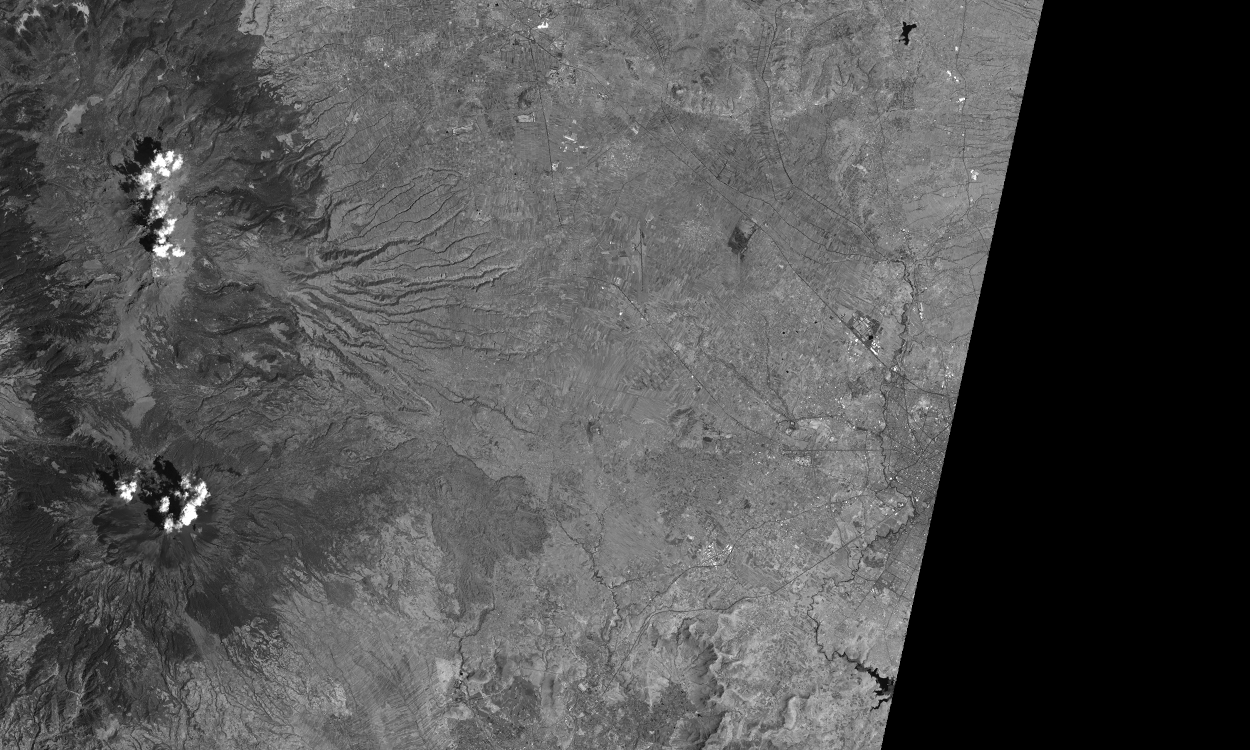
%> input picture Practica 3/Imagenes/zonaA_b5.tif, 2500 x 1500 px (shown at 1/2 size)
$ octave script_Bonilla_Estrada_Sanchez.m   (GNU Octave 9; MATLAB toolbox functions it lacks are replaced by stand-ins)
%> lines starting %> are read from the running program, lines starting %| are printed output that depends on the picture
%{
PRACTICA 3: ECUALIZACION Y ESPECIFICACION DEL HISTOGRAMA
Nombres:
-Bonilla Galicia Yardiel
correo: yardielbonilla@gmail.com

-Estrada Soubran Uriel Alejandro
correo: uriel.503p6@gmail.com

-Sanchez Diaz Omar Diego
correo: diego_omar5@hotmail.com

Materia: Procesamiento de Imagenes Digitales

Profesor: Dr. Boris Escalante Ramirez
Profesor: Dra. Jimena Olveres Montiel

Modo de uso:
1. En el ejercicio 1, se abre una ventana del explorador de windows para abrir
la imagen tipo tif o tiff.

2. Para pasar de inciso en inciso, presione cualquier tecla.

3. En el inciso C del ejercicio 1, la visualización de los niveles está en un
bucle finito. Cada nivel aparece cada 2 segundos, hasta llegar al nivel 2.
Ahí se quedará esperando una tecla para pasar al segundo ejercicio.

4. En el inciso F del ejercicio 2, la visualizacion de la imagen y el
histograma está en un bucle infinito, para pasar de niveles de cuantización
se presiona cualquier tecla. En cuanto llega a 2, el siguiente nivel es de
nuevo 128, por lo que el bucle se repite.

5. Para salir de este bucle, basta con presionar ctrl + c dentro del Command
Window
%}

%% EJERCICIO 1 %%
clear variables; close all; clc;

% Seleccionar una imagen tipo tif o tiff utilizando el explorador de
% archivos.
[filename, filepath] = uigetfile('*.tif*', 'Select a tif file');
%> the answer given: Imagenes/zonaA_b5.tif
fullname = fullfile(filepath, filename);
TheImage = imread(fullname);
%> TheImage is the input picture: size 1500x2500 uint8; min 0, max 255, mean 79.5

% Histograma, ecualizacion e histograma de la ecualizacion.
imageHist = imhist(TheImage);
%> imageHist = 256 values, max 862522 at index 1, min 8 at index 3, mean 14648.4
imageEqu = histeq(TheImage);
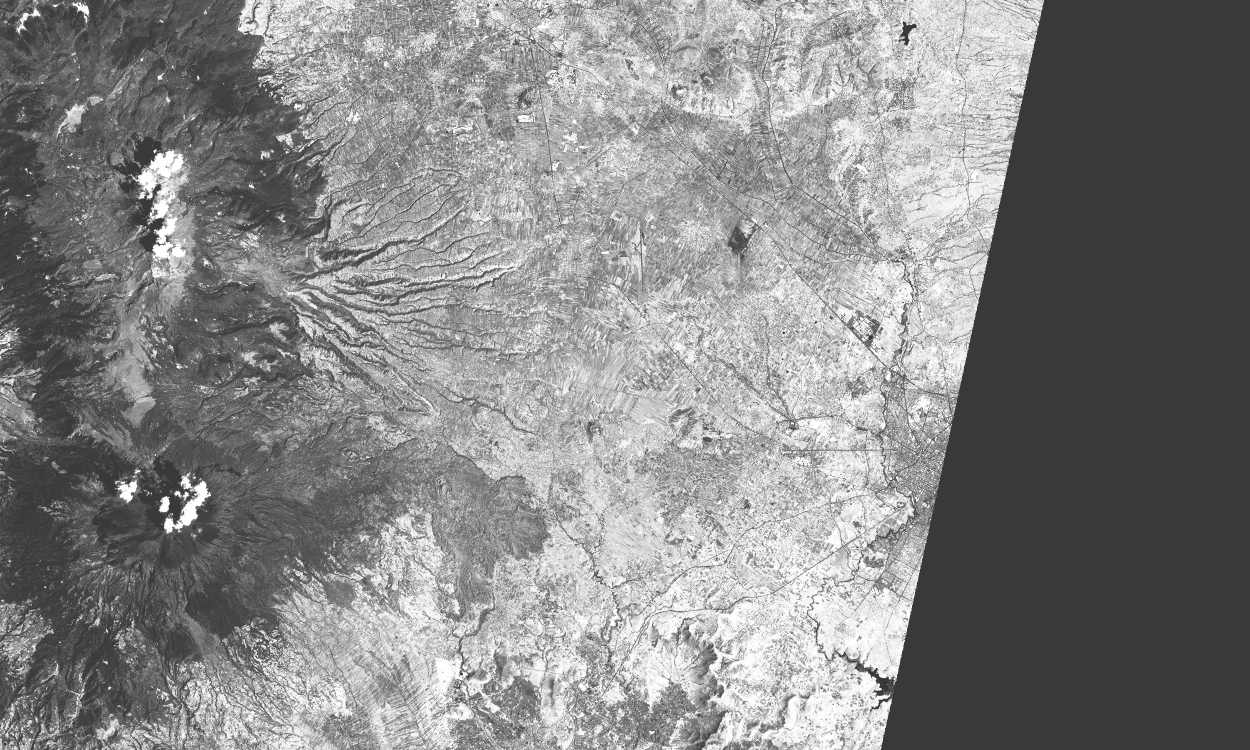
%> imageEqu: size 1500x2500 uint8 (shown at 1/2 size); min 57, max 255, mean 133.4
histEqu = imhist(imageEqu);
%> histEqu = 256 values, max 908055 at index 58, min 0 at index 1, mean 14648.4
%> this loop made 7 passes; what is shown inside it comes from the first

% Incisos A y B
figure(1);
subplot(2,2,1);
imshow(TheImage);
title('Imagen Original');
subplot(2,2,2);
plot(imageHist);
title('Histograma Original');
subplot(2,2,3);
imshow(imageEqu);
title('Ecualización de la Imagen');
subplot(2,2,4);
plot(histEqu);
title('Histograma de la imagen ecualizada');
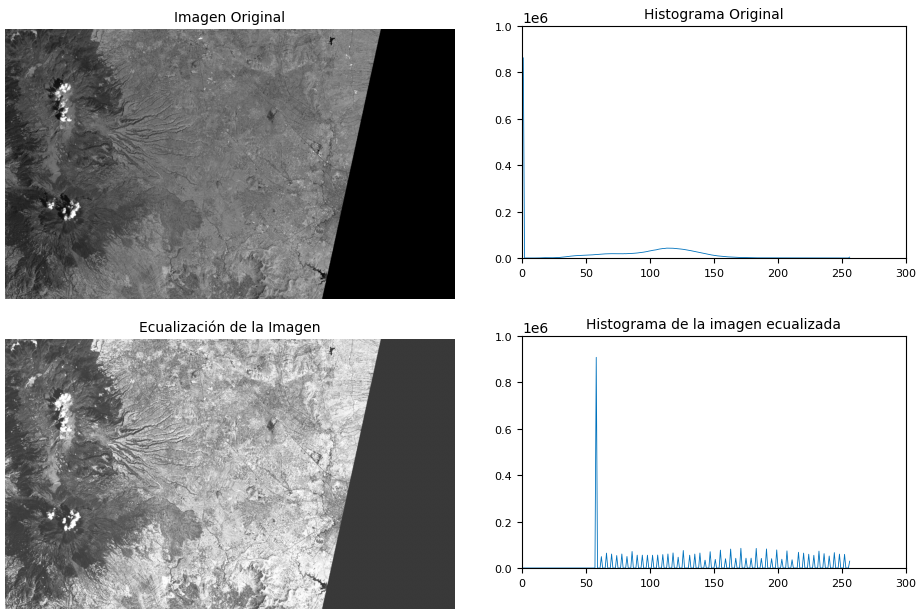
%> figure redrawn from the program's plot data, 4 panels
pause;

% Inciso C
niveles = 128;
%while(1);
for i=1:7
    histo = imhist(TheImage,niveles);
%> histo = 128 values, max 862580 at index 1, min 28 at index 2, mean 29296.9
    ecual = histeq(TheImage,histo);
    histEcual = imhist(ecual);
%> histEcual = 256 values, max 862588 at index 1, min 0 at index 2, mean 14648.4
    figure(2);
    subplot(1,2,1);
    imshow(ecual);
    title(strcat('Ecualizacion a',' ',int2str(niveles),' niveles'));
    subplot(1,2,2);
    plot(histEcual);
    title('Histograma');
    pause(2);
    if(niveles ~= 2)
        niveles = niveles/2;
    else
        niveles = 128;
    end
end

pause;

%% EJERCICIO 2 %%
clear variables; close all; clc;

% Seleccionar una imagen tipo tif o tiff utilizando el explorador de
% archivos.
Satelite1 = imread('Imagenes/zonaA_b5.tif');
Satelite2 = imread('Imagenes/zonaB_b5.tif');
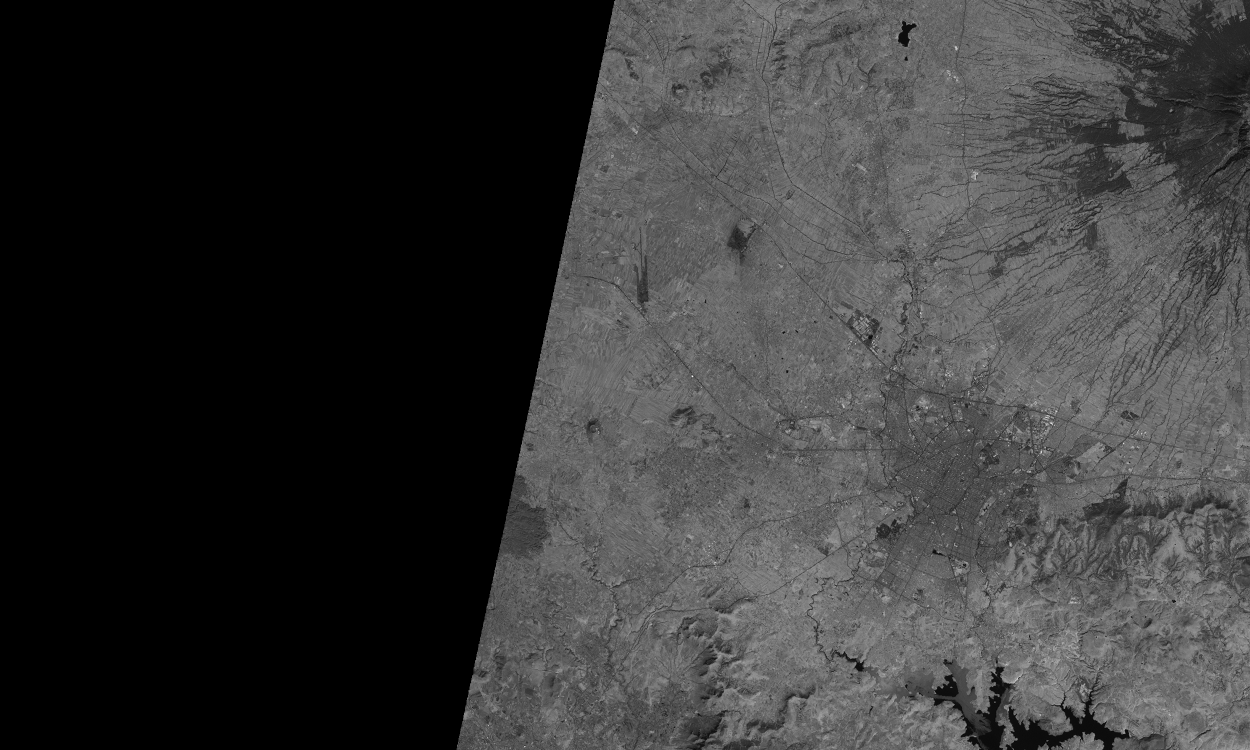
%> input picture Practica 3/Imagenes/zonaB_b5.tif, 2500 x 1500 px (shown at 1/2 size)
%> Satelite2 is the input picture: size 1500x2500 uint8; min 0, max 255, mean 54.9

%figure(1); imshow(Satelite1); title('Imagen Satelital 1 Original');
%figure(2); imshow(Satelite2); title('Imagen Satelital 2 Original');

% Inciso A. Desplegar las imagenes satelitales cortando o eliminando las
% zonas donde la informacion es nula. Desplegar ademas el histograma
% correspondiente a cada una de ellas.

% A[0 0 infA 1500] y B[infA? 0 2500 1500]
recorteA = imcrop(Satelite1,[0 0 1761 1500]);
recorteB = imcrop(Satelite2,[1761 0 1229 1500]);
histA = imhist(recorteA);
%> histA = 256 values, max 39615 at index 113, min 0 at index 1, mean 10318.4
histB = imhist(recorteB);
%> histB = 256 values, max 20293 at index 109, min 0 at index 1, mean 4335.9

figure();
subplot(1,2,1); imshow(recorteA); title('Imagen Satelital 1 Recortada');
subplot(1,2,2); plot(histA); title('Histograma 1');
figure();
subplot(1,2,1); imshow(recorteB); title('Imagen Satelital 2 Recortada');
subplot(1,2,2); plot(histB); title('Histograma 2');
pause;

% Inciso B. Desplegar el mosaico que resulta de unir las dos imagenes
% satelitales sin el uso de la tecnica de especifacion del histograma.

unionB = imfuse(recorteA,recorteB,'montage');
unionB = imcrop(unionB,[0 0 2500 1500]);
%> unionB: size 1500x2500 uint8
figure();
imshow(unionB);
title('Imagenes unidas sin especificacion de histograma');
pause;

% Inciso C. Desplegar la zona de traslape y su histograma.
%traslapeC = imcrop(unionB,[1548 0 400 1500]);
traslapeC = imcrop(unionB,[1661 0 200 1500]);
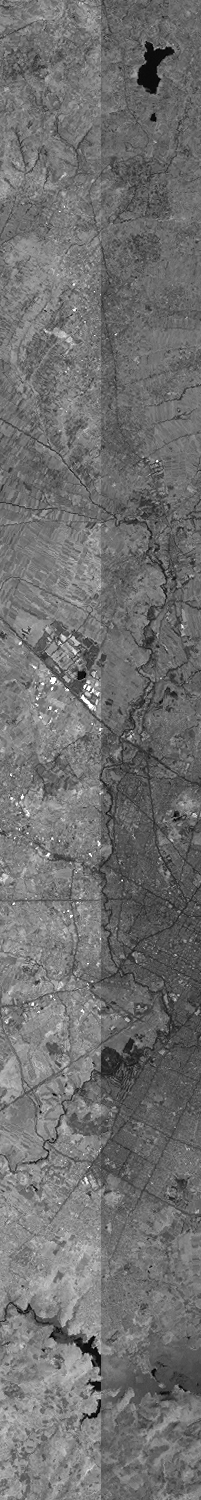
%> traslapeC: size 1500x201 uint8; min 0, max 255, mean 111.9
histoTras = imhist(traslapeC);
%> histoTras = 256 values, max 5094 at index 112, min 0 at index 128, mean 1177.7
figure();
subplot(1,2,1);
imshow(traslapeC);
title('Zona de traslape');
subplot(1,2,2);
plot(histoTras);
title('Histograma del traslape');
pause;

% Inciso D. Desplegar las imagenes satelitales recortadas, cuyos
% histogramas han sido especificados con el histograma del inciso anterior.
% Desplegar ademas el histograma correspondiente a cada una de ellas.
recorteAD = histeq(recorteA,histoTras);
recorteBD = histeq(recorteB,histoTras);
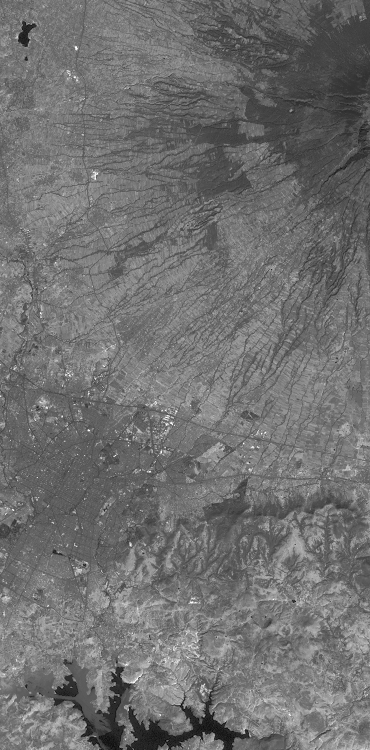
%> recorteBD: size 1500x740 uint8 (shown at 1/2 size); min 1, max 255, mean 112
histoAD = imhist(recorteAD);
%> histoAD = 256 values, max 75676 at index 115, min 0 at index 4, mean 10318.4
histoBD = imhist(recorteBD);
%> histoBD = 256 values, max 30355 at index 108, min 0 at index 1, mean 4335.9

% Mosaico para mostrar la diferencia entre sin especificar y especificada
figure();
subplot(2,2,1);
imshow(recorteA);
title('Imagen 1 Recortada sin especificacion');
subplot(2,2,2);
plot(histA);
subplot(2,2,3);
imshow(recorteAD);
title('Imagen 1 Recortada con especificacion');
subplot(2,2,4);
plot(histoAD);

figure();
subplot(2,2,1);
imshow(recorteB);
title('Imagen 2 Recortada sin especificacion');
subplot(2,2,2);
plot(histB);
subplot(2,2,3);
imshow(recorteBD);
title('Imagen 2 Recortada con especificacion');
subplot(2,2,4);
plot(histoBD);

pause;

% Inciso E. Desplegar el mosaico que resulta de unir las dos imagenes
% satelitales despues de la especificacion del histograma. Desplegar
% tambien el histograma del mosaico.
unionE = imfuse(recorteAD,recorteBD,'montage');
unionE = imcrop(unionE,[0 0 2500 1500]);
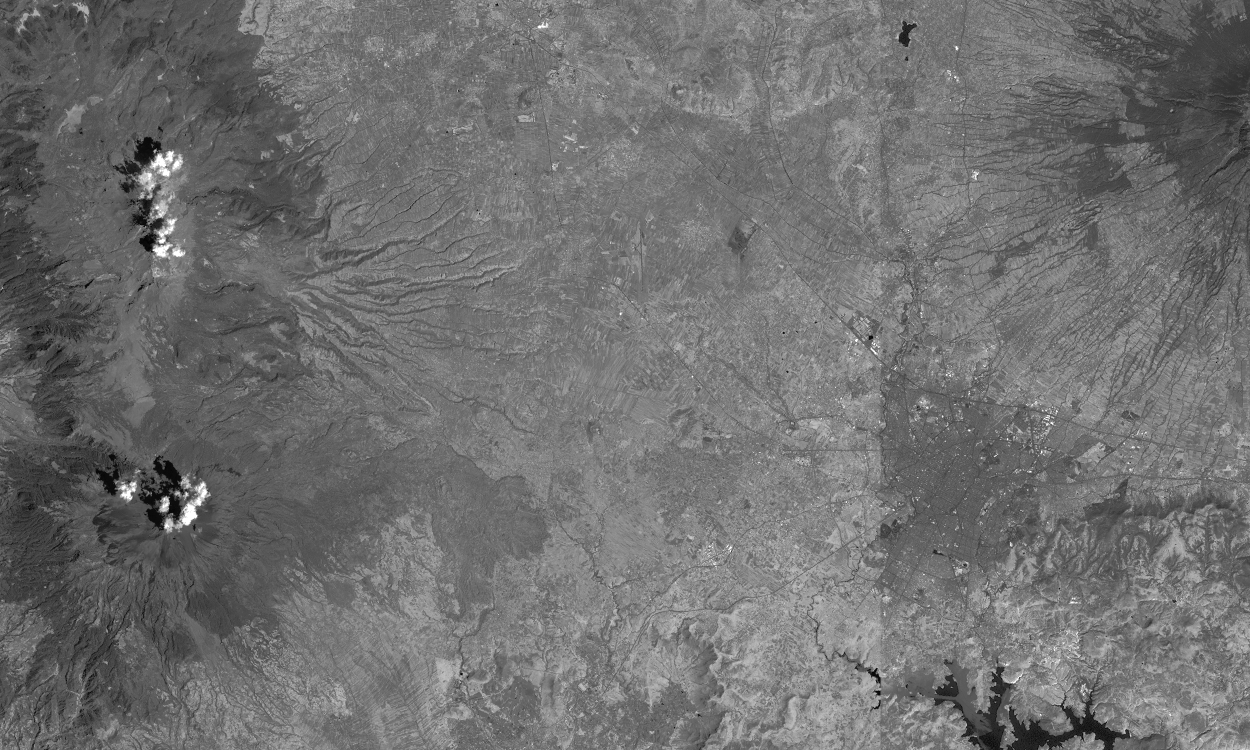
%> unionE: size 1500x2500 uint8 (shown at 1/2 size); min 0, max 255, mean 111.7
histoE = imhist(unionE);
%> histoE = 256 values, max 94669 at index 115, min 0 at index 4, mean 14648.4
figure();
imshow(unionE);
title('Despliegue con especificacion');
figure();
plot(histoE);
title('Histograma con especificacion');

pause;

% Inciso F. Especificar el histograma del mosaico usando 128,64,32,16,8 y 2
% niveles de cuantizacion.

niveles = 128;
%> (the run ends here)
